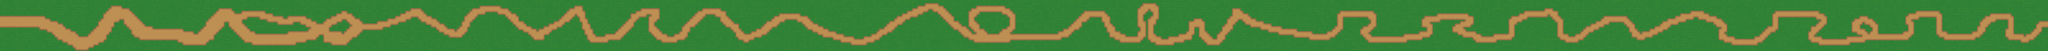

A level layout from a 2D game, rendered from its tile map. Below: a short description, then the map file with tile-grid data replaced by summaries:
An orthogonal 800x20 tile map with 32x32 px tiles, 2 tile layers (grass, track), 5 tilesets.

<map version="1.0" orientation="orthogonal" renderorder="right-down" width="800" height="20" tilewidth="32" tileheight="32" nextobjectid="1">
 <tileset firstgid="1" name="dirt" tilewidth="32" tileheight="32" tilecount="72" columns="12">
  <image source="dirt.png" width="384" height="192" />
  <terraintypes>
   <terrain name="dry dirt" tile="-1" />
   <terrain name="wet dirt" tile="-1" />
   <terrain name="mud" tile="-1" />
   <terrain name="sand" tile="-1" />
  </terraintypes>
  <tile id="1" terrain="3,3,3," />
  <tile id="2" terrain="3,3,,3" />
  <tile id="4" terrain="0,0,0," />
  <tile id="5" terrain="0,0,,0" />
  <tile id="7" terrain="1,1,1," />
  <tile id="8" terrain="1,1,,1" />
  <tile id="10" terrain="2,2,2," />
  <tile id="11" terrain="2,2,,2" />
  <tile id="13" terrain="3,,3,3" />
  <tile id="14" terrain=",3,3,3" />
  <tile id="16" terrain="0,,0,0" />
  <tile id="17" terrain=",0,0,0" />
  <tile id="19" terrain="1,,1,1" />
  <tile id="20" terrain=",1,1,1" />
  <tile id="22" terrain="2,,2,2" />
  <tile id="23" terrain=",2,2,2" />
  <tile id="24" terrain=",,,3" />
  <tile id="25" terrain=",,3,3" />
  <tile id="26" terrain=",,3," />
  <tile id="27" terrain=",,,0" />
  <tile id="28" terrain=",,0,0" />
  <tile id="29" terrain=",,0," />
  <tile id="30" terrain=",,,1" />
  <tile id="31" terrain=",,1,1" />
  <tile id="32" terrain=",,1," />
  <tile id="33" terrain=",,,2" />
  <tile id="34" terrain=",,2,2" />
  <tile id="35" terrain=",,2," />
  <tile id="36" terrain=",3,,3" />
  <tile id="37" terrain="3,3,3,3" />
  <tile id="38" terrain="3,,3," />
  <tile id="39" terrain=",0,,0" />
  <tile id="40" terrain="0,0,0,0" />
  <tile id="41" terrain="0,,0," />
  <tile id="42" terrain=",1,,1" />
  <tile id="43" terrain="1,1,1,1" />
  <tile id="44" terrain="1,,1," />
  <tile id="45" terrain=",2,,2" />
  <tile id="46" terrain="2,2,2,2" />
  <tile id="47" terrain="2,,2," />
  <tile id="48" terrain=",3,," />
  <tile id="49" terrain="3,3,," />
  <tile id="50" terrain="3,,," />
  <tile id="51" terrain=",0,," />
  <tile id="52" terrain="0,0,," />
  <tile id="53" terrain="0,,," />
  <tile id="54" terrain=",1,," />
  <tile id="55" terrain="1,1,," />
  <tile id="56" terrain="1,,," />
  <tile id="57" terrain=",2,," />
  <tile id="58" terrain="2,2,," />
  <tile id="59" terrain="2,,," />
 </tileset>
 <tileset firstgid="73" name="grass" tilewidth="32" tileheight="32" tilecount="54" columns="9">
  <image source="grass.png" width="288" height="192" />
 </tileset>
 <tileset firstgid="127" name="rocks" tilewidth="32" tileheight="32" tilecount="48" columns="8">
  <image source="rocks.png" width="256" height="192" />
 </tileset>
 <tileset firstgid="175" name="trees" tilewidth="32" tileheight="32" tilecount="48" columns="8">
  <image source="trees.png" width="256" height="192" />
 </tileset>
 <tileset firstgid="223" name="whoop" tilewidth="32" tileheight="32" tilecount="15" columns="3">
  <image source="whoop.png" width="96" height="160" />
 </tileset>
 <layer name="grass" width="800" height="20">
  <data>[16000 cells, 16000 non-empty, 4 distinct tile ids]</data>
 </layer>
 <layer name="track" width="800" height="20">
  <data>[16000 cells, 4433 non-empty, 13 distinct tile ids]</data>
 </layer>
</map>
